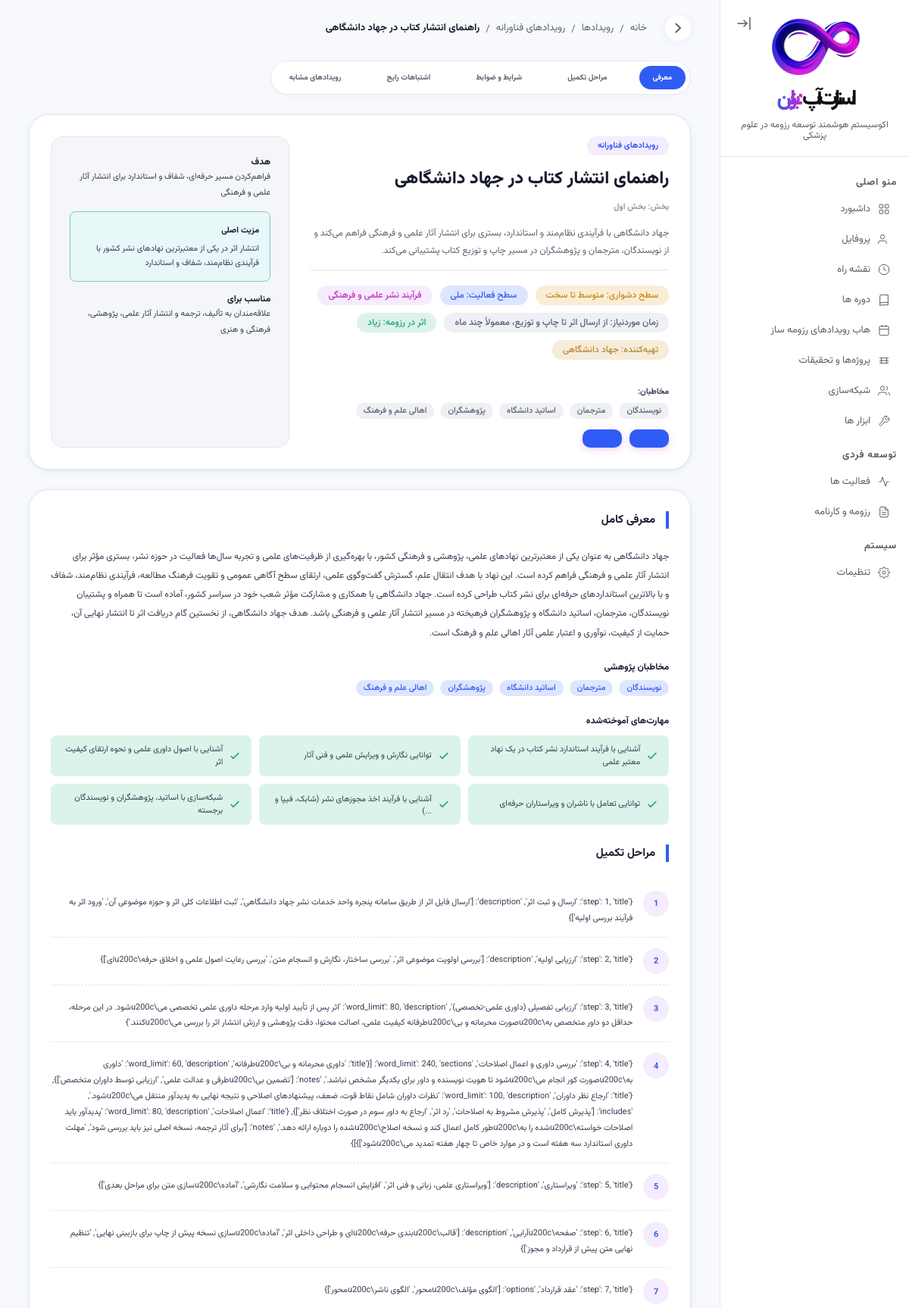
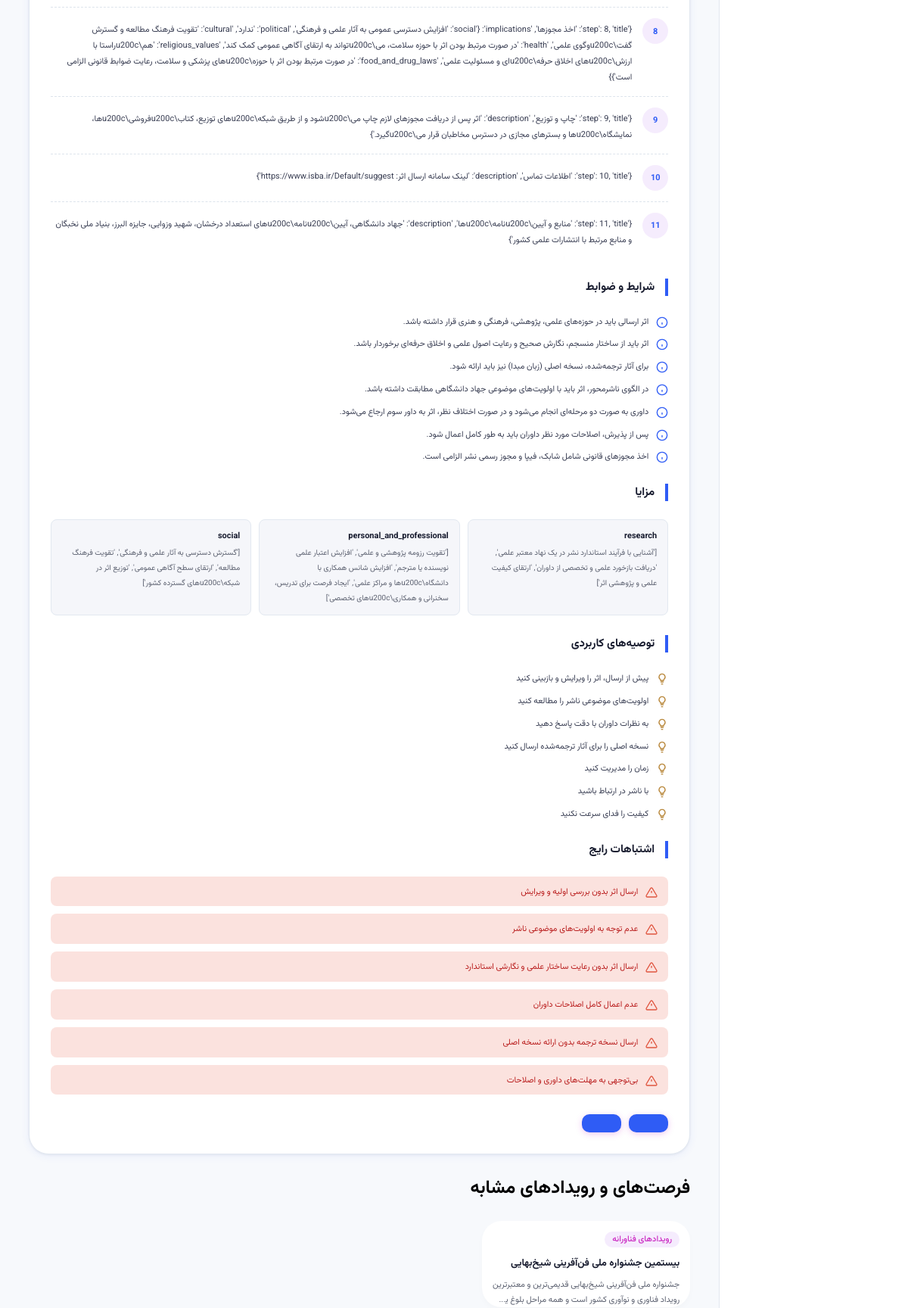
The app's page /events/jihad-daneshgahi-book-publication-guide/ (signed in, upper part) with its own data (2 pictures, top to bottom).
### event_hub/models.py (models this page shows, shortened)
class Event(models.Model):
    CATEGORY = [
        ('سایر', 'سایر'),
        ('جشنواره ها', 'جشنواره ها'),
        ('المپیادهای علمی', 'المپیادهای علمی'),
        ('برنامه های نخبگانی', 'برنامه های نخبگانی'),
        ('رویدادهای پژوهشی', 'رویدادهای پژوهشی'),
        ('رویدادهای فناورانه', 'رویدادهای فناورانه'),
        ('فرصت های بین المللی', 'فرصت های بین المللی'),
    ]
    category = models.CharField('دسته بندی', max_length=20, choices=CATEGORY, blank=True, default='سایر')
    title = models.CharField('عنوان رویداد', max_length=300)
    slug = models.SlugField('اسلاگ', unique=True)
    section = models.CharField('بخش', max_length=100, blank=True)
    short_description = models.TextField('توضیح کوتاه', blank=True)
    compiler = models.CharField('تهیه‌کننده', max_length=200, blank=True)
    audience = models.JSONField('مخاطبان', default=list, blank=True)
    goal = models.TextField('هدف', blank=True)
    resume_impact = models.CharField('اثر در رزومه', max_length=50, blank=True)
    activity_type = models.CharField('نوع فعالیت', max_length=200, blank=True)
    activity_level = models.CharField('سطح فعالیت', max_length=200, blank=True)
    difficulty = models.CharField('سطح دشواری', max_length=50, blank=True)
    main_advantage = models.TextField('مزیت اصلی', blank=True)
    suitable_for = models.TextField('مناسب برای', blank=True)
    required_time = models.CharField('زمان موردنیاز', max_length=200, blank=True)
    intro = models.TextField('معرفی کامل', blank=True)
    research_audiences = models.JSONField('مخاطبان پژوهشی', default=list, blank=True)
    skills_learned = models.JSONField('مهارت‌های آموخته‌شده', default=list, blank=True)
    completion_steps = models.JSONField('مراحل تکمیل', default=list, blank=True)
    terms_and_conditions = models.JSONField('شرایط و ضوابط', default=list, blank=True)
    benefits = models.JSONField('مزایا', default=dict, blank=True)
    common_mistakes = models.JSONField('اشتباهات رایج', default=list, blank=True)
    practical_recommendations = models.JSONField('توصیه‌های کاربردی', default=list, blank=True)
    similar_opportunities = models.JSONField('فرصت‌های مشابه', default=list, blank=True)
    inline_cta_buttons = models.JSONField('دکمه‌های میان‌خطی', default=list, blank=True)
    page_cta_buttons = models.JSONField('دکمه‌های صفحه', default=list, blank=True)
    created_at = models.DateTimeField(auto_now_add=True)
    updated_at = models.DateTimeField(auto_now=True)
    class Meta:
        verbose_name = 'رویداد'
        verbose_name_plural = 'رویدادها'
        ordering = ['title']

### event_hub/views.py (the view)
# urls.py: path('<slug:slug>/', views.event_detail, name='event_detail'),
def event_detail(request, slug):
    event = get_object_or_404(Event, slug=slug)
    related_events = (
        Event.objects.filter(category=event.category)
        .exclude(pk=event.pk)
        .order_by('-created_at')[:3]
    )
    context = {
        'event': event,
        'related_events': related_events,
    }
    return render(request, 'event_hub/event_detail.html', context)

### templates/event_hub/event_detail.html (shortened to what this page needs)
{% extends 'base.html' %}
{% load static %}
{% block extra_css %}
<link rel="stylesheet" href="{% static 'css/event.css' %}">
{% endblock %}
{% block content %}
<div class="eh-detail-page">
    <div class="eh-detail-topnav">
        <a href="{% url 'event_hub:event_list' %}" class="sd-back-btn" aria-label="بازگشت به لیست رویدادها">
            <svg width="20" height="20" viewBox="0 0 24 24" fill="none" stroke="currentColor" stroke-width="2">
                <polyline points="9 18 15 12 9 6" />
            </svg>
        </a>
        <nav class="eh-breadcrumb-detail">
            <a href="/">خانه</a>
            <span>/</span>
            <a href="{% url 'event_hub:event_list' %}">رویدادها</a>
            <span>/</span>
            <a href="?category={{ event.category }}">{{ event.get_category_display }}</a>
            <span>/</span>
            <span class="current">{{ event.title }}</span>
        </nav>
    </div>
    <nav class="eh-section-nav" aria-label="پیمایش بخش‌ها">
        <a href="#eh-intro" class="eh-section-link active">معرفی</a>
        {% if event.completion_steps %}<a href="#eh-steps" class="eh-section-link">مراحل تکمیل</a>{% endif %}
        {% if event.terms_and_conditions %}<a href="#eh-terms" class="eh-section-link">شرایط و ضوابط</a>{% endif %}
        {% if event.common_mistakes %}<a href="#eh-mistakes" class="eh-section-link">اشتباهات رایج</a>{% endif %}
        {% if related_events %}<a href="#eh-related" class="eh-section-link">رویدادهای مشابه</a>{% endif %}
    </nav>
    <section class="eh-detail-hero">
        <div class="eh-detail-info">
            <span class="eh-category-badge">{{ event.get_category_display }}</span>
            <h1>{{ event.title }}</h1>
            {% if event.section %}<span class="eh-detail-section-name">بخش: {{ event.section }}</span>{% endif %}
            <p class="eh-detail-short">{{ event.short_description }}</p>
            <div class="eh-detail-meta">
                {% if event.difficulty %}<span class="tag tag-lg tag-amber">سطح دشواری: {{ event.difficulty }}</span>{% endif %}
                {% if event.activity_level %}<span class="tag tag-lg tag-blue">سطح فعالیت: {{ event.activity_level }}</span>{% endif %}
                {% if event.activity_type %}<span class="tag tag-lg tag-purple">{{ event.activity_type }}</span>{% endif %}
                {% if event.required_time %}<span class="tag tag-lg tag-gray">زمان موردنیاز: {{ event.required_time }}</span>{% endif %}
                {% if event.resume_impact %}<span class="tag tag-lg tag-green">اثر در رزومه: {{ event.resume_impact }}</span>{% endif %}
                {% if event.compiler %}<span class="tag tag-lg tag-gold">تهیه‌کننده: {{ event.compiler }}</span>{% endif %}
            </div>
            {% if event.audience %}
            <div>
                <h3 style="font-size:var(--text-lg);color:var(--ink-700);margin-bottom:6px;">مخاطبان:</h3>
                <div class="eh-audience-list">
                    {% for a in event.audience %}<span class="tag tag-md tag-gray">{{ a }}</span>{% endfor %}
                </div>
            </div>
            {% endif %}
            {% if event.inline_cta_buttons %}
            <div class="eh-cta-row">
                {% for btn in event.inline_cta_buttons %}
                <a href="{{ btn.url|default:'#' }}" class="eh-cta-btn" target="_blank" rel="noopener">{{ btn.label }}</a>
                {% endfor %}
            </div>
            {% endif %}
        </div>
        <aside class="eh-side-card">
            {% if event.goal %}
            <div>
                <h3>هدف</h3>
                <p style="color:var(--ink-700);font-size:var(--text-lg);line-height:1.9;">{{ event.goal }}</p>
            </div>
            {% endif %}
            {% if event.main_advantage %}
            <div class="eh-advantage-box">
                <b style="display:block;margin-bottom:4px;color:var(--ink-900);">مزیت اصلی</b>
                {{ event.main_advantage }}
            </div>
            {% endif %}
            {% if event.suitable_for %}
            <div>
                <h3>مناسب برای</h3>
                <p style="color:var(--ink-700);font-size:var(--text-lg);line-height:1.9;">{{ event.suitable_for }}</p>
            </div>
            {% endif %}
        </aside>
    </section>
    <div class="eh-detail-body">
        {% if event.intro or event.research_audiences or event.skills_learned %}
        <section class="eh-detail-block" id="eh-intro">
            <h2>معرفی کامل</h2>
            {% if event.intro %}<p>{{ event.intro }}</p>{% endif %}
            {% if event.research_audiences %}
            <div style="margin-top:var(--gap-sm);">
                <h3 style="font-size:var(--text-xl);color:var(--ink-900);margin-bottom:8px;">مخاطبان پژوهشی</h3>
                <div class="eh-audience-list">
                    {% for r in event.research_audiences %}<span class="tag tag-md tag-blue">{{ r }}</span>{% endfor %}
                </div>
            </div>
            {% endif %}
            {% if event.skills_learned %}
            <div style="margin-top:var(--gap-sm);">
                <h3 style="font-size:var(--text-xl);color:var(--ink-900);margin-bottom:10px;">مهارت‌های آموخته‌شده</h3>
                <div class="eh-skills-grid">
                    {% for s in event.skills_learned %}
                    <div class="eh-skill-item">
                        <svg width="16" height="16" viewBox="0 0 24 24" fill="none" stroke="currentColor" stroke-width="2.5">
                            <polyline points="20 6 9 17 4 12" />
                        </svg>
                        {{ s }}
                    </div>
                    {% endfor %}
                </div>
            </div>
            {% endif %}
        </section>
        {% endif %}
        {% if event.completion_steps %}
        <section class="eh-detail-block" id="eh-steps">
            <h2>مراحل تکمیل</h2>
            <ol class="eh-steps-list">
                {% for step in event.completion_steps %}
                <li class="eh-step-item">
                    <span class="eh-step-num">{{ forloop.counter }}</span>
                    <span class="eh-step-text">{{ step }}</span>
                </li>
                {% endfor %}
            </ol>
        </section>
        {% endif %}
        {% if event.terms_and_conditions %}
        <section class="eh-detail-block" id="eh-terms">
            <h2>شرایط و ضوابط</h2>
            <ul class="eh-terms-list">
                {% for term in event.terms_and_conditions %}
                <li>
                    <svg width="16" height="16" viewBox="0 0 24 24" fill="none" stroke="currentColor" stroke-width="2">
                        <circle cx="12" cy="12" r="10" /><line x1="12" y1="16" x2="12" y2="12" /><line x1="12" y1="8" x2="12.01" y2="8" />
                    </svg>
                    {{ term }}
                </li>
                {% endfor %}
            </ul>
        </section>
        {% endif %}
        {% if event.benefits %}
        <section class="eh-detail-block">
            <h2>مزایا</h2>
            <div class="eh-benefits-grid">
                {% for key, value in event.benefits.items %}
                <div class="eh-benefit-item">
                    <b>{{ key }}</b>
                    <span>{{ value }}</span>
                </div>
                {% endfor %}
            </div>
        </section>
        {% endif %}
        {% if event.practical_recommendations %}
        <section class="eh-detail-block">
            <h2>توصیه‌های کاربردی</h2>
            <ul class="eh-tips-list">
                {% for tip in event.practical_recommendations %}
                <li>
                    <svg width="16" height="16" viewBox="0 0 24 24" fill="none" stroke="currentColor" stroke-width="2">
                        <path d="M9 18h6M10 22h4M12 2a6 6 0 0 0-4 10.5c.7.7 1 1.5 1 2.5h6c0-1 .3-1.8 1-2.5A6 6 0 0 0 12 2z" />
                    </svg>
                    {{ tip }}
                </li>
                {% endfor %}
            </ul>
        </section>
        {% endif %}
        {% if event.common_mistakes %}
        <section class="eh-detail-block" id="eh-mistakes">
            <h2>اشتباهات رایج</h2>
            <ul class="eh-mistakes-list">
                {% for mistake in event.common_mistakes %}
                <li>
                    <svg width="16" height="16" viewBox="0 0 24 24" fill="none" stroke="currentColor" stroke-width="2">
                        <path d="M10.29 3.86 1.82 18a2 2 0 0 0 1.71 3h16.94a2 2 0 0 0 1.71-3L13.71 3.86a2 2 0 0 0-3.42 0z" />
                        <line x1="12" y1="9" x2="12" y2="13" /><line x1="12" y1="17" x2="12.01" y2="17" />
                    </svg>
                    {{ mistake }}
                </li>
                {% endfor %}
            </ul>
        </section>
        {% endif %}
        {% if event.page_cta_buttons %}
        <section class="eh-detail-block">
            <div class="eh-cta-row">
                {% for btn in event.page_cta_buttons %}
                <a href="{{ btn.url|default:'#' }}" class="eh-cta-btn" target="_blank" rel="noopener">{{ btn.label }}</a>
                {% endfor %}
            </div>
        </section>
        {% endif %}
    </div>
    {% if event.similar_opportunities or related_events %}
    <section class="eh-related" id="eh-related">
        <h2>فرصت‌های و رویدادهای مشابه</h2>
        <div class="eh-related-grid">
            {% for rel in related_events %}
            <article class="eh-card">
                <a class="eh-card-a" href="{% url 'event_hub:event_detail' rel.slug %}">
                    <div class="eh-card-top">
                        <span class="tag tag-md tag-purple">{{ rel.get_category_display }}</span>
                    </div>
                    <div class="eh-card-body">
                        <div class="eh-card-title">{{ rel.title }}</div>
                        <div class="eh-card-desc">{{ rel.short_description }}</div>
                    </div>
                </a>
            </article>
            {% endfor %}
        </div>
    </section>
    {% endif %}
</div>
{% endblock %}

### records on screen
Event: category "رویدادهای فناورانه", title "راهنمای انتشار کتاب در جهاد دانشگاهی", section "بخش اول", short_description "جهاد دانشگاهی با فرآیندی نظام‌مند و استاندارد، بستری برای انتشار آثار علمی و فرهنگی فراهم می‌کند و از نویسندگان، مترجمان و پژوهشگران در مسیر چاپ و توزیع کتاب پشتیبانی می‌کند.", difficulty "متوسط تا سخت", activity_level "ملی", activity_type "فرآیند نشر علمی و فرهنگی", required_time "از ارسال اثر تا چاپ و توزیع، معمولاً چند ماه", resume_impact "زیاد", compiler "جهاد دانشگاهی", goal "فراهم‌کردن مسیر حرفه‌ای، شفاف و استاندارد برای انتشار آثار علمی و فرهنگی", main_advantage "انتشار اثر در یکی از معتبرترین نهادهای نشر کشور با فرآیندی نظام‌مند، شفاف و استاندارد", suitable_for "علاقه‌مندان به تألیف، ترجمه و انتشار آثار علمی، پژوهشی، فرهنگی و هنری", intro "جهاد دانشگاهی به عنوان یکی از معتبرترین نهادهای علمی، پژوهشی و فرهنگی کشور، با بهره‌گیری از ظرفیت‌های علمی و تجربه سال‌ها فعالیت در حوزه نشر، بستری مؤثر برای انتشار آثار علمی و فرهنگی فراهم کرده است. این نهاد با هدف انتقال علم، گسترش گفت‌وگوی علمی، ارتقای سطح آگاهی عمومی و تقویت فرهنگ مطالعه، فرآیندی نظام‌مند، شفاف و با بالاترین استانداردهای حرفه‌ای برای نشر کتاب طراحی کرده است. جهاد دانشگاهی با همکاری و مشارکت مؤثر شعب خود در سراسر کشور، آماده است تا همراه و پشتیبان نویسندگان، مترجمان، اساتید دانشگاه و پژوهشگران فرهیخته در مسیر انتشار آثار علمی و فرهنگی باشد. هدف جهاد دانشگاهی، از نخستین گام دریافت اثر تا انتشار نهایی آن، حمایت از کیفیت، نوآوری و اعتبار علمی آثار اهالی علم و فرهنگ است."
Event: category "رویدادهای فناورانه", title "بیستمین جشنواره ملی فن‌آفرینی شیخ‌بهایی", short_description "جشنواره ملی فن‌آفرینی شیخ‌بهایی قدیمی‌ترین و معتبرترین رویداد فناوری و نوآوری کشور است و همه مراحل بلوغ…"

### other values on screen
{{ a }} "نویسندگان" "مترجمان" "اساتید دانشگاه" "پژوهشگران" "اهالی علم و فرهنگ"
{{ r }} "نویسندگان" "مترجمان" "اساتید دانشگاه" "پژوهشگران" "اهالی علم و فرهنگ"
{{ s }} "آشنایی با فرآیند استاندارد نشر کتاب در یک نهاد معتبر علمی" "توانایی نگارش و ویرایش علمی و فنی آثار" "آشنایی با اصول داوری علمی و نحوه ارتقای کیفیت اثر" "توانایی تعامل با ناشران و ویراستاران حرفه‌ای" "آشنایی با فرآیند اخذ مجوزهای نشر (شابک، فیپا و ...)" "شبکه‌سازی با اساتید، پژوهشگران و نویسندگان برجسته"
{{ step }} "{'step': 1, 'title': 'ارسال و ثبت اثر', 'description': ['ارسال فایل اثر از طریق سامانه پنجره واحد خدمات نشر جهاد دانشگاهی', 'ثبت اطلاعات کلی اثر و حوزه موضوعی آن', 'ورود اثر به فرآیند بررسی اولیه']}" "{'step': 2, 'title': 'ارزیابی اولیه', 'description': ['بررسی اولویت موضوعی اثر', 'بررسی ساختار، نگارش و انسجام متن', 'بررسی رعایت اصول علمی و اخلاق حرفه\\u200cای']}" "{'step': 5, 'title': 'ویراستاری', 'description': ['ویراستاری علمی، زبانی و فنی اثر', 'افزایش انسجام محتوایی و سلامت نگارشی', 'آماده\\u200cسازی متن برای مراحل بعدی']}" "{'step': 6, 'title': 'صفحه\\u200cآرایی', 'description': ['قالب\\u200cبندی حرفه\\u200cای و طراحی داخلی اثر', 'آماده\\u200cسازی نسخه پیش از چاپ برای بازبینی نهایی', 'تنظیم نهایی متن پیش از قرارداد و مجوز']}" "{'step': 7, 'title': 'عقد قرارداد', 'options': ['الگوی مؤلف\\u200cمحور', 'الگوی ناشر\\u200cمحور']}" "{'step': 10, 'title': 'اطلاعات تماس', 'description': 'لینک سامانه ارسال اثر: https://www.isba.ir/Default/suggest'}"
{{ term }} "اثر ارسالی باید در حوزه‌های علمی، پژوهشی، فرهنگی و هنری قرار داشته باشد." "اثر باید از ساختار منسجم، نگارش صحیح و رعایت اصول علمی و اخلاق حرفه‌ای برخوردار باشد." "برای آثار ترجمه‌شده، نسخه اصلی (زبان مبدا) نیز باید ارائه شود." "در الگوی ناشر‌محور، اثر باید با اولویت‌های موضوعی جهاد دانشگاهی مطابقت داشته باشد." "داوری به صورت دو مرحله‌ای انجام می‌شود و در صورت اختلاف نظر، اثر به داور سوم ارجاع می‌شود." "پس از پذیرش، اصلاحات مورد نظر داوران باید به طور کامل اعمال شود." "اخذ مجوزهای قانونی شامل شابک، فیپا و مجوز رسمی نشر الزامی است."
{{ key }} "research" "personal_and_professional" "social"
{{ value }} "['آشنایی با فرآیند استاندارد نشر در یک نهاد معتبر علمی', 'دریافت بازخورد علمی و تخصصی از داوران', 'ارتقای کیفیت علمی و پژوهشی اثر']" "['تقویت رزومه پژوهشی و علمی', 'افزایش اعتبار علمی نویسنده یا مترجم', 'افزایش شانس همکاری با دانشگاه\\u200cها و مراکز علمی', 'ایجاد فرصت برای تدریس، سخنرانی و همکاری\\u200cهای تخصصی']" "['گسترش دسترسی به آثار علمی و فرهنگی', 'تقویت فرهنگ مطالعه', 'ارتقای سطح آگاهی عمومی', 'توزیع اثر در شبکه\\u200cهای گسترده کشور']"
{{ tip }} "پیش از ارسال، اثر را ویرایش و بازبینی کنید" "اولویت‌های موضوعی ناشر را مطالعه کنید" "به نظرات داوران با دقت پاسخ دهید" "نسخه اصلی را برای آثار ترجمه‌شده ارسال کنید" "زمان را مدیریت کنید" "با ناشر در ارتباط باشید" "کیفیت را فدای سرعت نکنید"
{{ mistake }} "ارسال اثر بدون بررسی اولیه و ویرایش" "عدم توجه به اولویت‌های موضوعی ناشر" "ارسال اثر بدون رعایت ساختار علمی و نگارشی استاندارد" "عدم اعمال کامل اصلاحات داوران" "ارسال نسخه ترجمه بدون ارائه نسخه اصلی" "بی‌توجهی به مهلت‌های داوری و اصلاحات"
